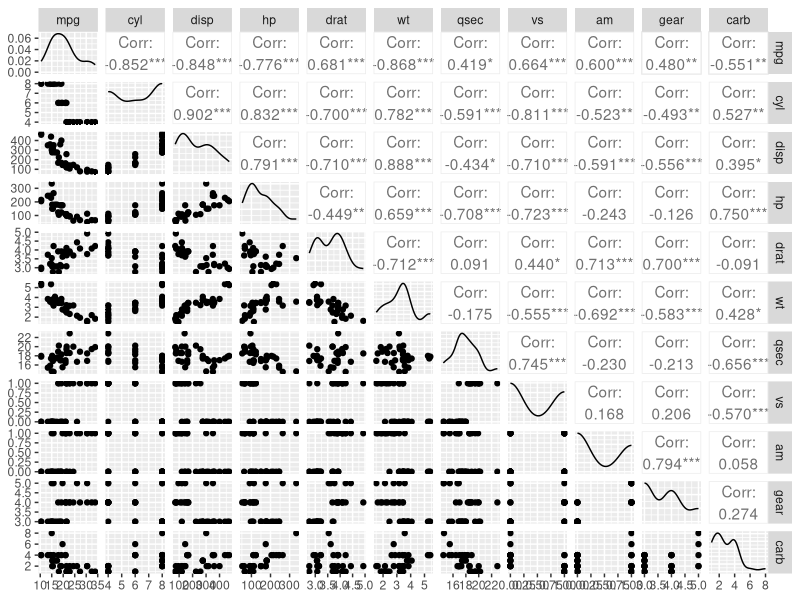
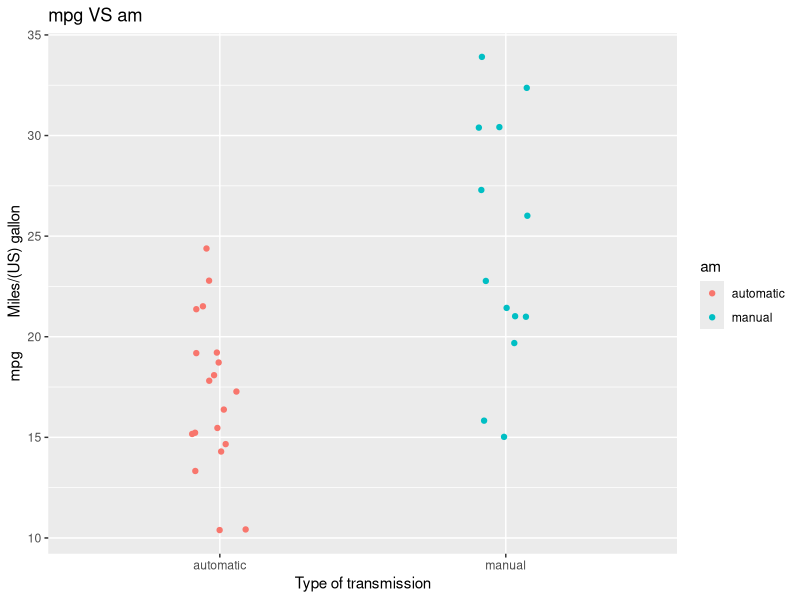
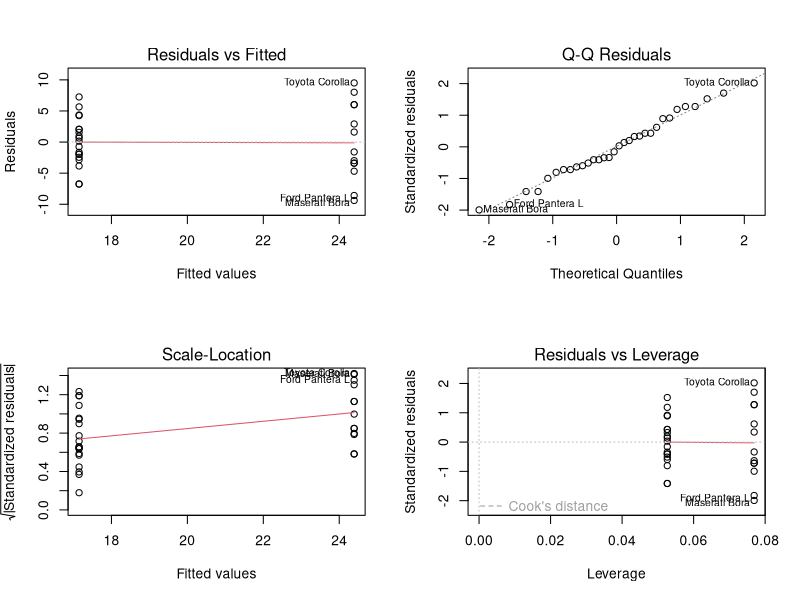

Reproduce these figures in R, in order.
## ---- chunk 1
knitr::opts_chunk$set(echo = TRUE, message = FALSE, fig.width = 7, fig.height = 3,
                      warning = FALSE)
## ---- chunk 2
rm(list = ls())
graphics.off()
# Load R packages
packages <- c("dplyr", "ggplot2", "datasets", "purrr", "GGally", "car") # list of packages to load
package.check <- lapply( # load or install & load list of packages
  packages,
  FUN = function(x) {
    if (!require(x, character.only = TRUE)) {
      install.packages(x, dependencies = TRUE)
      library(x, character.only = TRUE)
    }
  }
) 
rm(packages, package.check)
## ---- chunk 3
ggpairs(data = mtcars)

## ---- chunk 4
df <- mtcars %>% 
  mutate(am = case_when(am == 0 ~ "automatic",
                        am == 1 ~ "manual"),
         am = as.factor(am),
         vs = case_when(vs == 0 ~ "V-shaped",
                        vs == 1 ~ "straight"),
         vs = as.factor(vs),
         cyl = as.factor(cyl),
         gear = as.factor(gear),
         carb = as.factor(carb))

## ---- chunk 5
df %>% 
  ggplot(aes(x = am, y = mpg, color = am)) + 
  geom_jitter(width = 0.1) +
  xlab("Type of transmission") + 
  ylab("mpg	Miles/(US) gallon") +
  ggtitle("mpg VS am")
## ---- chunk 6
modb <- lm(mpg ~ ., mtcars) # fit benchmark model
VIF <- car::vif(modb) # variance inflation factors
VIF <- data.frame(var = names(VIF),
                  VIF = VIF) %>% 
  mutate(priotiry = case_when(var == "am" ~ 1, 
                              T ~ 0)) %>% 
  arrange(desc(priotiry), VIF) # sort variables
## ---- chunk 7
for(m in 1:nrow(VIF)){
  mod <- lm(mpg ~ ., 
            data = df[, c("mpg", VIF %>% head(m) %>% pull(var))])
  assign(paste0("mod",m), mod)
}

## ---- chunk 8
anova(mod1, mod2, mod3, mod4, mod5, mod6, mod7, mod8, mod9, mod10)

## ---- chunk 9
summary(mod1)$coefficients

par(mfrow = c(2,2))
plot(mod1)
